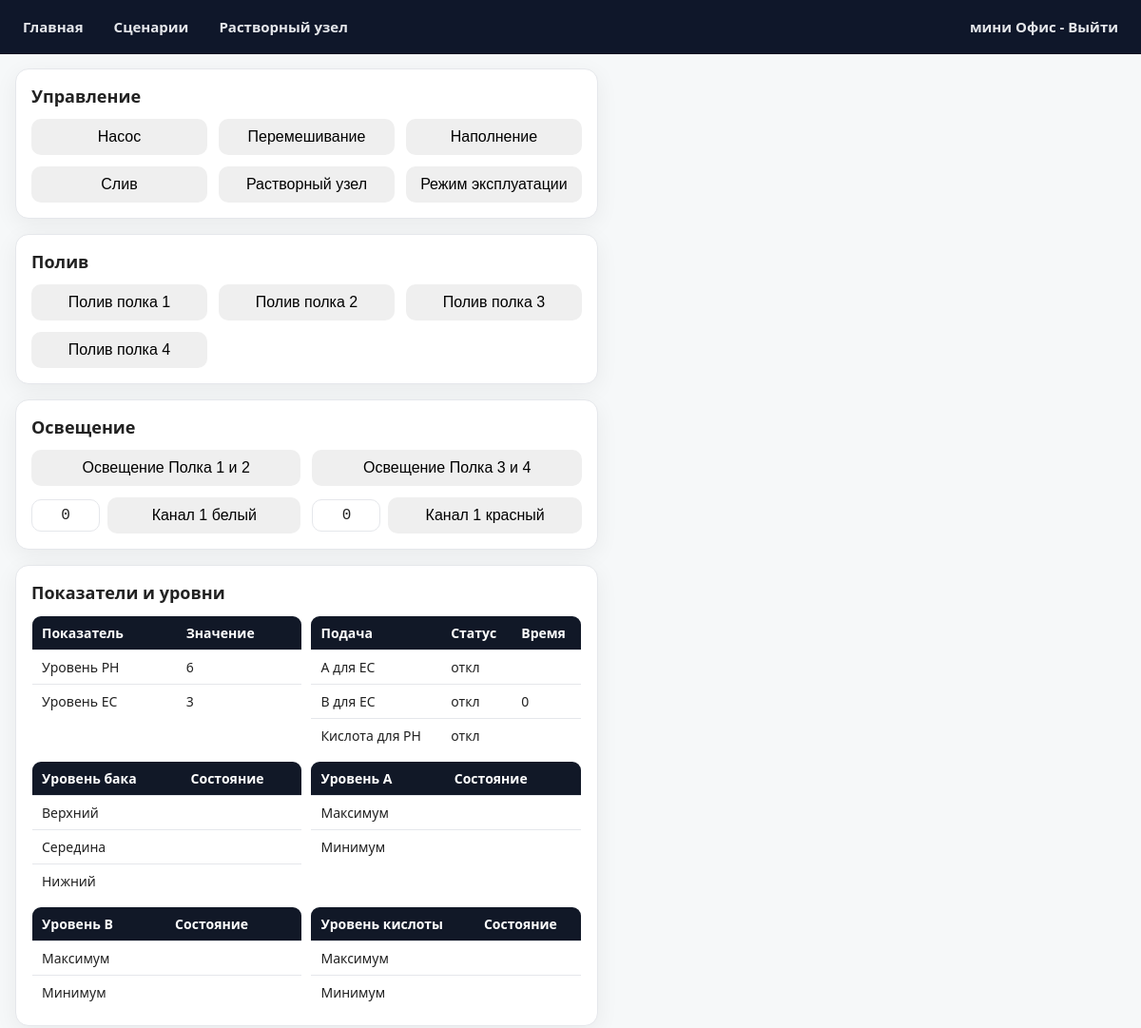
Before: /index (signed in, upper part) with the older database file.
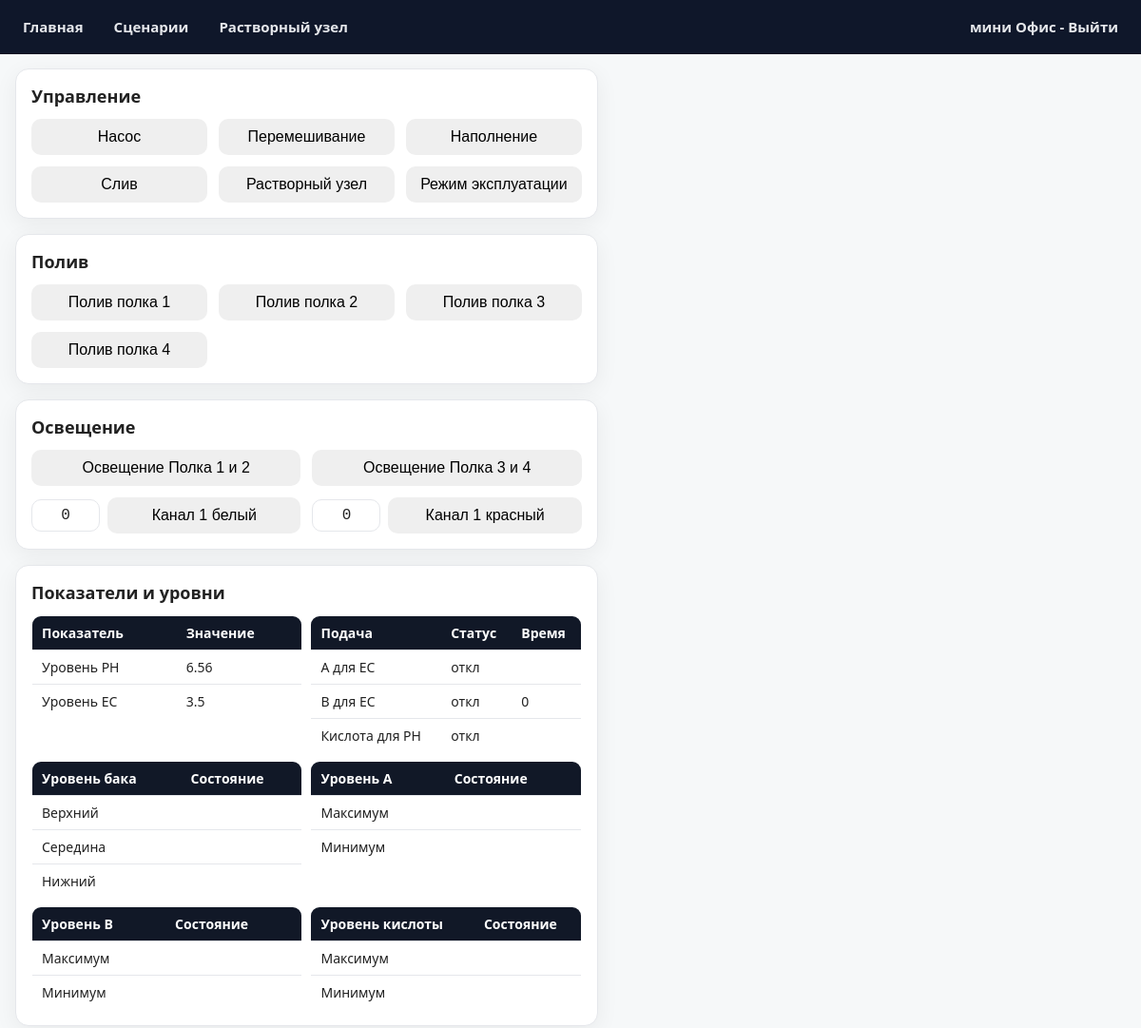
After: the same page with the newer database file.
### app/models.py (models this page shows, shortened)
class Parameter(db.Model):
    __tablename__ = 'parameter'
    id = db.Column(db.Integer, primary_key=True)
    controlled_parameter_name = db.Column(db.String(64), index=True, unique=True)
    scenario_belonging = db.Column(db.String(64))
    parameter_type = db.Column(db.String(64))
    operation_type = db.Column(db.String(64))
    device_type = db.Column(db.String(64))
    mode = db.Column(db.Text)
    ip_address = db.Column(db.String(64))
    port = db.Column(db.String(64))
    com = db.Column(db.Integer)
    speed = db.Column(db.Integer)
    network_address = db.Column(db.String(64))
    register_type = db.Column(db.String(64))
    register_number = db.Column(db.String(64))
    acceptable_values = db.Column(db.String(128))
    register_name = db.Column(db.String(64))
    value = db.Column(db.String(64), default="0")
    value_date = db.Column(db.DateTime, default=datetime(2024, 8, 5, 0, 0))
    K = db.Column(db.Float, default=1.0)

### app/routes.py (the view)
@bp.route('/')
@bp.route('/index')
@login_required
def index():
    parameters = Parameter.query.all()
    parameters_dict = {}
    for param in parameters:
        key = param.controlled_parameter_name
        if isinstance(key, bytes):
            key = key.decode('utf-8')
        value = param.value
        if isinstance(value, bytes):
            value = value.decode('utf-8')
        parameters_dict[key] = value
    logs_info = Log.query.filter(Log.level == 'INFO').order_by(Log.timestamp.desc()).all()
    logs_errors = Log.query.filter(Log.level == 'ERROR').order_by(Log.timestamp.desc()).all()
    records = DensityRecord.query.order_by(DensityRecord.timestamp.desc()).all()
    time_adjustment = timedelta(hours=3)
    return render_template('main.html',
                           parameters=parameters,
                           parameters_dict=parameters_dict,
                           logs_info=logs_info,
                           logs_errors=logs_errors,
                           records=records,
                           timedelta=time_adjustment,
                           title='Главная')

### app/models.py (called while the page is built)
@login.user_loader
def load_user(id):
    return User.query.get(int(id))

### app/templates/main.html (shortened to what the changed rows need)
{% extends "base.html" %}
{% block content %}
<div class="layout">
  <div class="col-center">
    <div class="stack">
      <div class="card">
        <h2>Управление</h2>
      </div>
      <div class="card">
        <h2>Полив</h2>
      </div>
      <div class="card">
        <h2>Освещение</h2>
      </div>
      <div class="card">
        <h2>Показатели и уровни</h2>
        <div class="param-grid">
          <table class="table">
            <thead><tr><th>Показатель</th><th>Значение</th></tr></thead>
            <tbody>
              <tr><td>Уровень PH</td><td id="UNIT_ID_PH">{{ parameters_dict['Уровень PH'] }}</td></tr>
              <tr><td>Уровень EC</td><td id="UNIT_ID_EC">{{ parameters_dict['Уровень EC'] }}</td></tr>
            </tbody>
          </table>
          <table class="table">
            <thead><tr><th>Подача</th><th>Статус</th><th>Время</th></tr></thead>
          </table>
          <table class="table">
            <thead><tr><th>Уровень бака</th><th>Состояние</th></tr></thead>
          </table>
          <table class="table">
            <thead><tr><th>Уровень А</th><th>Состояние</th></tr></thead>
          </table>
          <table class="table">
            <thead><tr><th>Уровень B</th><th>Состояние</th></tr></thead>
          </table>
          <table class="table">
            <thead><tr><th>Уровень кислоты</th><th>Состояние</th></tr></thead>
          </table>
        </div>
      </div>
    </div>
  </div>
</div>
{% endblock %}

Changed rows visible on the page:
now on this page (row edited): Parameter: value "6.56"
now on this page (row edited): Parameter: value "3.5"
Other visible differences:
{{ parameters_dict['Уровень PH'] }}: "6" → (not shown)
{{ parameters_dict['Уровень EC'] }}: "3" → (not shown)
